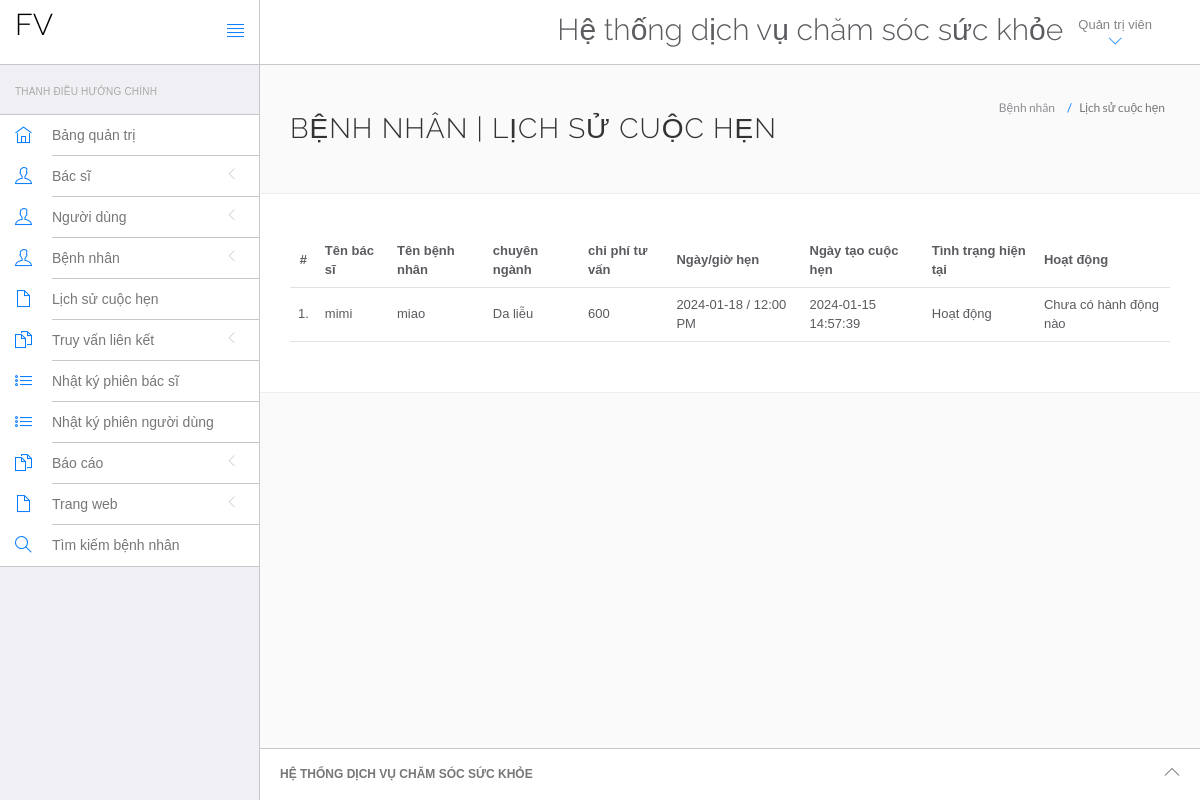
The app's page /HeThongQuanLyBenhVien/health_care/admin/appointment-history.php (signed in) with its own data.
### tables this page shows
CREATE TABLE `appointment` (
  `id` int(11) NOT NULL,
  `doctorSpecialization` varchar(255) DEFAULT NULL,
  `doctorId` int(11) DEFAULT NULL,
  `userId` int(11) DEFAULT NULL,
  `consultancyFees` int(11) DEFAULT NULL,
  `appointmentDate` varchar(255) DEFAULT NULL,
  `appointmentTime` varchar(255) DEFAULT NULL,
  `postingDate` timestamp NULL DEFAULT current_timestamp(),
  `userStatus` int(11) DEFAULT NULL,
  `doctorStatus` int(11) DEFAULT NULL,
  `updationDate` timestamp NULL DEFAULT NULL ON UPDATE current_timestamp()
);

CREATE TABLE `doctors` (
  `id` int(11) NOT NULL,
  `specilization` varchar(255) DEFAULT NULL,
  `doctorName` varchar(255) DEFAULT NULL,
  `address` longtext DEFAULT NULL,
  `docFees` varchar(255) DEFAULT NULL,
  `contactno` bigint(11) DEFAULT NULL,
  `docEmail` varchar(255) DEFAULT NULL,
  `password` varchar(255) DEFAULT NULL,
  `creationDate` timestamp NULL DEFAULT current_timestamp(),
  `updationDate` timestamp NULL DEFAULT NULL ON UPDATE current_timestamp()
);

CREATE TABLE `users` (
  `id` int(11) NOT NULL,
  `fullName` varchar(255) DEFAULT NULL,
  `address` longtext DEFAULT NULL,
  `city` varchar(255) DEFAULT NULL,
  `gender` varchar(255) DEFAULT NULL,
  `email` varchar(255) DEFAULT NULL,
  `password` varchar(255) DEFAULT NULL,
  `regDate` timestamp NULL DEFAULT current_timestamp(),
  `updationDate` timestamp NULL DEFAULT NULL ON UPDATE current_timestamp()
);

### HeThongQuanLyBenhVien/health_care/admin/appointment-history.php (the view, shortened to what this page needs)
<?php
include('include/connect.php');
if(strlen($_SESSION['id']==0)) {
 header('location:logout.php');
  } else{
?>
<!DOCTYPE html>
<html lang="en">
	<head>
		<link rel="stylesheet" href="vendor/bootstrap/css/bootstrap.min.css">
		<link rel="stylesheet" href="vendor/fontawesome/css/font-awesome.min.css">
		<link rel="stylesheet" href="vendor/themify-icons/themify-icons.min.css">
		<link href="vendor/animate.css/animate.min.css" rel="stylesheet" media="screen">
		<link href="vendor/perfect-scrollbar/perfect-scrollbar.min.css" rel="stylesheet" media="screen">
		<link href="vendor/switchery/switchery.min.css" rel="stylesheet" media="screen">
		<link href="vendor/bootstrap-touchspin/jquery.bootstrap-touchspin.min.css" rel="stylesheet" media="screen">
		<link href="vendor/select2/select2.min.css" rel="stylesheet" media="screen">
		<link href="vendor/bootstrap-datepicker/bootstrap-datepicker3.standalone.min.css" rel="stylesheet" media="screen">
		<link href="vendor/bootstrap-timepicker/bootstrap-timepicker.min.css" rel="stylesheet" media="screen">
		<link rel="stylesheet" href="assets/css/styles.css">
		<link rel="stylesheet" href="assets/css/plugins.css">
		<link rel="stylesheet" href="assets/css/themes/theme-1.css" id="skin_color" />
	</head>
	<body>
		<div id="app">
<?php include('include/sidebar.php');?>
			<div class="app-content">
					<?php include('include/header.php');?>
				<div class="main-content" >
					<div class="wrap-content container" id="container">
						<section id="page-title">
							<div class="row">
								<div class="col-sm-8">
									<h1 class="mainTitle">Bệnh nhân  | Lịch sử cuộc hẹn</h1>
																	</div>
								<ol class="breadcrumb">
									<li>
										<span>Bệnh nhân </span>
									</li>
									<li class="active">
										<span>Lịch sử cuộc hẹn</span>
									</li>
								</ol>
							</div>
						</section>
						<div class="container-fluid container-fullw bg-white">
									<div class="row">
								<div class="col-md-12">
									<table class="table table-hover" id="sample-table-1">
										<thead>
											<tr>
												<th class="center">#</th>
												<th class="hidden-xs">Tên bác sĩ</th>
												<th>Tên bệnh nhân</th>
												<th>chuyên ngành</th>
												<th>chi phí tư vấn</th>
												<th>Ngày/giờ hẹn </th>
												<th>Ngày tạo cuộc hẹn  </th>
												<th>Tình trạng hiện tại</th>
												<th>Hoạt động</th>
											</tr>
										</thead>
										<tbody>
<?php
$sql=mysqli_query($con,"select doctors.doctorName as docname,users.fullName as pname,appointment.*  from appointment join doctors on doctors.id=appointment.doctorId join users on users.id=appointment.userId ");
$cnt=1;
while($row=mysqli_fetch_array($sql))
{
?>
											<tr>
												<td class="center"><?php echo $cnt;?>.</td>
												<td class="hidden-xs"><?php echo $row['docname'];?></td>
												<td class="hidden-xs"><?php echo $row['pname'];?></td>
												<td><?php echo $row['doctorSpecialization'];?></td>
												<td><?php echo $row['consultancyFees'];?></td>
												<td><?php echo $row['appointmentDate'];?> / <?php echo
												 $row['appointmentTime'];?>
												</td>
												<td><?php echo $row['postingDate'];?></td>
												<td>
<?php if(($row['userStatus']==1) && ($row['doctorStatus']==1))
{
	echo "Hoạt động";
}
												?></td>
												<td >
												<div class="visible-md visible-lg hidden-sm hidden-xs">
							<?php if(($row['userStatus']==1) && ($row['doctorStatus']==1))
{
echo "Chưa có hành động nào";
	 } else {
		echo "Hủy";
		} ?>
												</div>
												</td>
											</tr>
											<?php
$cnt=$cnt+1;
											 }?>
										</tbody>
									</table>
								</div>
							</div>
								</div>
					</div>
				</div>
			</div>
	<?php include('include/footer.php');?>
		</div>
	</body>
</html>
<?php } ?>

### HeThongQuanLyBenhVien/health_care/admin/assets/css/themes/theme-1.css (style rules this page uses)
body { background: #FAFAFA; }

### records on screen
appointment: doctorId.doctorName "mimi", userId.fullName "miao", doctorSpecialization "Da liễu", consultancyFees "600", appointmentDate "2024-01-18", appointmentTime "12:00 PM", postingDate "2024-01-15 14:57:39", userStatus "Hoạt động"
